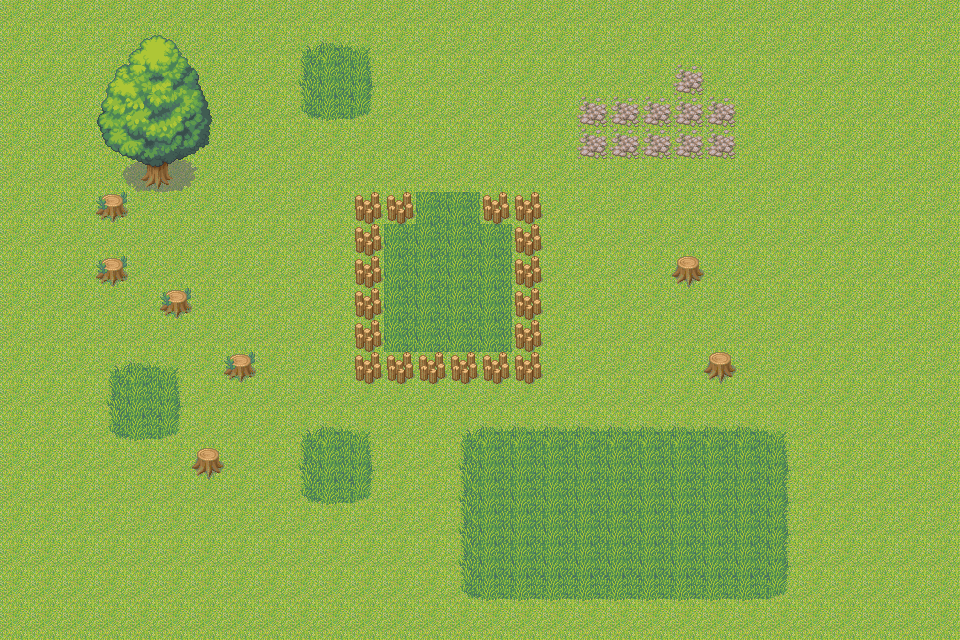

A level layout from a 2D game, rendered from its tile map. Below: a short description, then the map file with its tile-grid data intact:
An orthogonal 30x20 tile map with 32x32 px tiles, 3 tile layers (图块层 1, 图块层 2, 图块层 3) and 1 object (startPos).

<map version="1.10" tiledversion="1.10.1" orientation="orthogonal" renderorder="right-down" width="30" height="20" tilewidth="32" tileheight="32" infinite="0" nextlayerid="7" nextobjectid="3">
 <tileset firstgid="1" source="tiledMap.tsx" />
 <layer id="1" name="图块层 1" width="30" height="20">
  <data encoding="csv">
1,1,1,1,1,1,1,1,1,1,1,1,1,1,1,1,1,1,1,1,1,1,1,1,1,1,1,1,1,1,
1,1,1,1,1,1,1,1,1,1,1,1,1,1,1,1,1,1,1,1,1,1,1,1,1,1,1,1,1,1,
1,1,1,1,1,1,1,1,1,1,1,1,1,1,1,1,1,1,1,1,1,1,1,1,1,1,1,1,1,1,
1,1,1,1,1,1,1,1,1,1,1,1,1,1,1,1,1,1,1,1,1,1,1,1,1,1,1,1,1,1,
1,1,1,1,1,1,1,1,1,1,1,1,1,1,1,1,1,1,1,1,1,1,1,1,1,1,1,1,1,1,
1,1,1,1,1,1,1,1,1,1,1,1,1,1,1,1,1,1,1,1,1,1,1,1,1,1,1,1,1,1,
1,1,1,1,1,1,1,1,1,1,1,1,1,1,1,1,1,1,1,1,1,1,1,1,1,1,1,1,1,1,
1,1,1,1,1,1,1,1,1,1,1,1,1,1,1,1,1,1,1,1,1,1,1,1,1,1,1,1,1,1,
1,1,1,1,1,1,1,1,1,1,1,1,1,1,1,1,1,1,1,1,1,1,1,1,1,1,1,1,1,1,
1,1,1,1,1,1,1,1,1,1,1,1,1,1,1,1,1,1,1,1,1,1,1,1,1,1,1,1,1,1,
1,1,1,1,1,1,1,1,1,1,1,1,1,1,1,1,1,1,1,1,1,1,1,1,1,1,1,1,1,1,
1,1,1,1,1,1,1,1,1,1,1,1,1,1,1,1,1,1,1,1,1,1,1,1,1,1,1,1,1,1,
1,1,1,1,1,1,1,1,1,1,1,1,1,1,1,1,1,1,1,1,1,1,1,1,1,1,1,1,1,1,
1,1,1,1,1,1,1,1,1,1,1,1,1,1,1,1,1,1,1,1,1,1,1,1,1,1,1,1,1,1,
1,1,1,1,1,1,1,1,1,1,1,1,1,1,1,1,1,1,1,1,1,1,1,1,1,1,1,1,1,1,
1,1,1,1,1,1,1,1,1,1,1,1,1,1,1,1,1,1,1,1,1,1,1,1,1,1,1,1,1,1,
1,1,1,1,1,1,1,1,1,1,1,1,1,1,1,1,1,1,1,1,1,1,1,1,1,1,1,1,1,1,
1,1,1,1,1,1,1,1,1,1,1,1,1,1,1,1,1,1,1,1,1,1,1,1,1,1,1,1,1,1,
1,1,1,1,1,1,1,1,1,1,1,1,1,1,1,1,1,1,1,1,1,1,1,1,1,1,1,1,1,1,
1,1,1,1,1,1,1,1,1,1,1,1,1,1,1,1,1,1,1,1,1,1,1,1,1,1,1,1,1,1
</data>
 </layer>
 <layer id="4" name="图块层 2" width="30" height="20">
  <data encoding="csv">
0,0,0,0,0,0,0,0,0,0,0,0,0,0,0,0,0,0,0,0,0,0,0,0,0,0,0,0,0,0,
0,0,0,0,0,0,0,0,0,17,18,19,0,0,0,0,0,0,0,0,0,0,0,0,0,0,0,0,0,0,
0,0,0,0,0,0,0,0,0,25,26,27,0,0,0,0,0,0,0,0,0,0,0,0,0,0,0,0,0,0,
0,0,0,0,0,0,0,0,0,33,34,35,0,0,0,0,0,0,0,0,0,0,0,0,0,0,0,0,0,0,
0,0,0,0,0,0,0,0,0,0,0,0,0,0,0,0,0,0,0,0,0,0,0,0,0,0,0,0,0,0,
0,0,0,0,0,0,0,0,0,0,0,0,0,0,0,0,0,0,0,0,0,0,0,0,0,0,0,0,0,0,
0,0,0,13,0,0,0,0,0,0,0,32,32,26,26,32,32,0,0,0,0,0,0,0,0,0,0,0,0,0,
0,0,0,0,0,0,0,0,0,0,0,32,26,26,26,26,32,0,0,0,0,0,0,0,0,0,0,0,0,0,
0,0,0,13,0,0,0,0,0,0,0,32,26,26,26,26,32,0,0,0,0,5,0,0,0,0,0,0,0,0,
0,0,0,0,0,13,0,0,0,0,0,32,26,26,26,26,32,0,0,0,0,0,0,0,0,0,0,0,0,0,
0,0,0,0,0,0,0,0,0,0,0,32,26,26,26,26,32,0,0,0,0,0,0,0,0,0,0,0,0,0,
0,0,0,17,18,19,0,13,0,0,0,32,32,32,32,32,32,0,0,0,0,0,5,0,0,0,0,0,0,0,
0,0,0,25,26,27,0,0,0,0,0,0,0,0,0,0,0,0,0,0,0,0,0,0,0,0,0,0,0,0,
0,0,0,33,34,35,0,0,0,17,18,19,0,0,17,18,18,18,18,18,18,18,18,18,19,0,0,0,0,0,
0,0,0,0,0,0,5,0,0,25,26,27,0,0,25,26,26,26,26,26,26,26,26,26,27,0,0,0,0,0,
0,0,0,0,0,0,0,0,0,33,34,35,0,0,25,26,26,26,26,26,26,26,26,26,27,0,0,0,0,0,
0,0,0,0,0,0,0,0,0,0,0,0,0,0,25,26,26,26,26,26,26,26,26,26,27,0,0,0,0,0,
0,0,0,0,0,0,0,0,0,0,0,0,0,0,25,26,26,26,26,26,26,26,26,26,27,0,0,0,0,0,
0,0,0,0,0,0,0,0,0,0,0,0,0,0,33,34,34,34,34,34,34,34,34,34,35,0,0,0,0,0,
0,0,0,0,0,0,0,0,0,0,0,0,0,0,0,0,0,0,0,0,0,0,0,0,0,0,0,0,0,0
</data>
 </layer>
 <objectgroup id="6" name="playerLayer">
  <object id="1" name="startPos" gid="24" x="255.343" y="222.067" width="32" height="32">
   <properties>
    <property name="isPlayer" type="bool" value="true" />
   </properties>
  </object>
 </objectgroup>
 <layer id="5" name="图块层 3" width="30" height="20">
  <data encoding="csv">
0,0,0,0,0,0,0,0,0,0,0,0,0,0,0,0,0,0,0,0,0,0,0,0,0,0,0,0,0,0,
0,0,0,41,42,43,44,0,0,0,0,0,0,0,0,0,0,0,0,0,0,0,0,0,0,0,0,0,0,0,
0,0,0,49,50,51,52,0,0,0,0,0,0,0,0,0,0,0,0,0,0,6,0,0,0,0,0,0,0,0,
0,0,0,57,58,59,60,0,0,0,0,0,0,0,0,0,0,0,6,6,6,6,6,0,0,0,0,0,0,0,
0,0,0,65,66,67,68,0,0,0,0,0,0,0,0,0,0,0,6,6,6,6,6,0,0,0,0,0,0,0,
0,0,0,73,74,75,76,0,0,0,0,0,0,0,0,0,0,0,0,0,0,0,0,0,0,0,0,0,0,0,
0,0,0,0,0,0,0,0,0,0,0,0,0,0,0,0,0,0,0,0,0,0,0,0,0,0,0,0,0,0,
0,0,0,0,0,0,0,0,0,0,0,0,0,0,0,0,0,0,0,0,0,0,0,0,0,0,0,0,0,0,
0,0,0,0,0,0,0,0,0,0,0,0,0,0,0,0,0,0,0,0,0,0,0,0,0,0,0,0,0,0,
0,0,0,0,0,0,0,0,0,0,0,0,0,0,0,0,0,0,0,0,0,0,0,0,0,0,0,0,0,0,
0,0,0,0,0,0,0,0,0,0,0,0,0,0,0,0,0,0,0,0,0,0,0,0,0,0,0,0,0,0,
0,0,0,0,0,0,0,0,0,0,0,0,0,0,0,0,0,0,0,0,0,0,0,0,0,0,0,0,0,0,
0,0,0,0,0,0,0,0,0,0,0,0,0,0,0,0,0,0,0,0,0,0,0,0,0,0,0,0,0,0,
0,0,0,0,0,0,0,0,0,0,0,0,0,0,0,0,0,0,0,0,0,0,0,0,0,0,0,0,0,0,
0,0,0,0,0,0,0,0,0,0,0,0,0,0,0,0,0,0,0,0,0,0,0,0,0,0,0,0,0,0,
0,0,0,0,0,0,0,0,0,0,0,0,0,0,0,0,0,0,0,0,0,0,0,0,0,0,0,0,0,0,
0,0,0,0,0,0,0,0,0,0,0,0,0,0,0,0,0,0,0,0,0,0,0,0,0,0,0,0,0,0,
0,0,0,0,0,0,0,0,0,0,0,0,0,0,0,0,0,0,0,0,0,0,0,0,0,0,0,0,0,0,
0,0,0,0,0,0,0,0,0,0,0,0,0,0,0,0,0,0,0,0,0,0,0,0,0,0,0,0,0,0,
0,0,0,0,0,0,0,0,0,0,0,0,0,0,0,0,0,0,0,0,0,0,0,0,0,0,0,0,0,0
</data>
 </layer>
</map>
